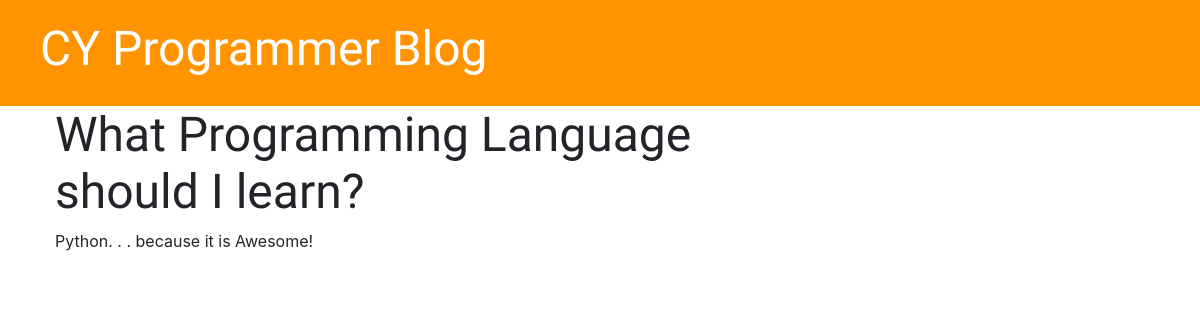
Before: /post/1 with the older database file.
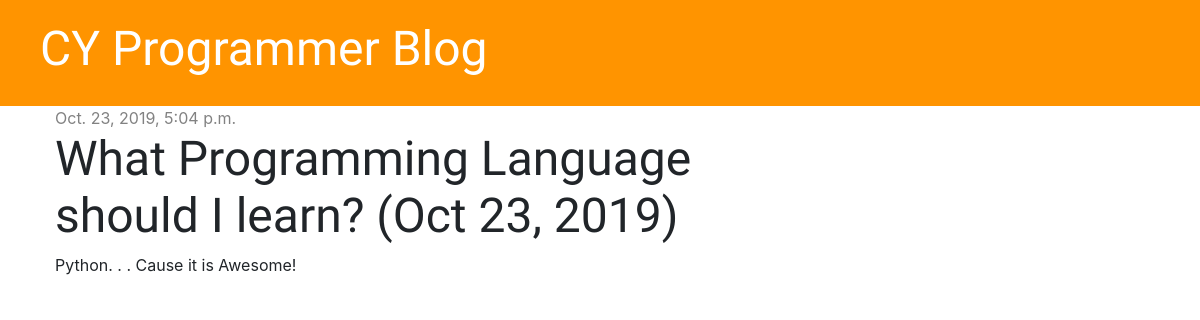
After: the same page with the newer database file.
### blog/models.py (models this page shows, shortened)
class Post(models.Model):
    author = models.ForeignKey('auth.User', on_delete=models.CASCADE)
    title = models.CharField(max_length=200)
    text = models.TextField()
    created_date = models.DateTimeField(default=timezone.now)
    published_date = models.DateTimeField(blank=True, null=True)

### blog/views.py (the view)
# urls.py: path('post/<int:pk>', views.post_detail, name='post_detail'),
def post_detail(request, pk):
    post = get_object_or_404(Post, pk=pk)
    stuff_for_frontend = {'post': post}
    return render(request, 'blog/post_detail.html', stuff_for_frontend)

### blog/templates/blog/post_detail.html (shortened to what this page needs)
{% extends 'blog/base.html' %}
{% block content %}
    <div class="post">
        {% if post.published_date %}
            <div class="date">
                {{ post.published_date }}
            </div>
        {% endif %}
        <h1>{{ post.title }}</h1>
        <p>{{ post.text|linebreaksbr }}</p>
    </div>
{% endblock %}

Changed rows visible on the page:
changed Post: published_date (not shown) → "Oct. 23, 2019, 5:04 p.m."; title "What Programming Language should I learn?" → "What Programming Language should I learn? (Oct 23, 2019)"; text "Python. . . because it is Awesome!" → "Python. . . Cause it is Awesome!"
